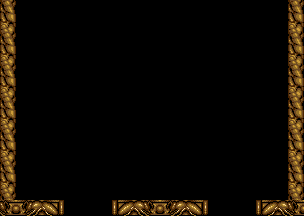

This is a level from a 2D game, rendered from its Tiled map with the project's own tilesets. A one-line summary and the complete map file follow:
An orthogonal 38x27 tile map with 8x8 px tiles, 1 tile layer (Tile Layer 1).

<map version="1.5" tiledversion="1.7.1" orientation="orthogonal" renderorder="right-down" width="38" height="27" tilewidth="8" tileheight="8" infinite="0" nextlayerid="2" nextobjectid="1">
 <tileset firstgid="1" name="A01" tilewidth="8" tileheight="8" tilecount="832" columns="32">
  <image source="../grapx/A01.bmp" width="256" height="212" />
 </tileset>
 <layer id="1" name="Tile Layer 1" width="38" height="27">
  <data encoding="csv">
249,250,261,261,261,261,261,261,261,261,261,261,261,261,261,261,261,261,261,261,261,261,261,261,261,261,261,261,261,261,261,261,261,261,261,261,249,250,
219,220,261,261,261,261,261,261,261,261,261,261,261,261,261,261,261,261,261,261,261,261,261,261,261,261,261,261,261,261,261,261,261,261,261,261,219,220,
251,252,261,261,261,261,261,261,261,261,261,261,261,261,261,261,261,261,261,261,261,261,261,261,261,261,261,261,261,261,261,261,261,261,261,261,251,252,
217,218,261,261,261,261,261,261,261,261,261,261,261,261,261,261,261,261,261,261,261,261,261,261,261,261,261,261,261,261,261,261,261,261,261,261,217,218,
249,250,261,261,261,261,261,261,261,261,261,261,261,261,261,261,261,261,261,261,261,261,261,261,261,261,261,261,261,261,261,261,261,261,261,261,249,250,
219,220,261,261,261,261,261,261,261,261,261,261,261,261,261,261,261,261,261,261,261,261,261,261,261,261,261,261,261,261,261,261,261,261,261,261,219,220,
251,252,261,261,261,261,261,261,261,261,261,261,261,261,261,261,261,261,261,261,261,261,261,261,261,261,261,261,261,261,261,261,261,261,261,261,251,252,
217,218,261,261,261,261,261,261,261,261,261,261,261,261,261,261,261,261,261,261,261,261,261,261,261,261,261,261,261,261,261,261,261,261,261,261,217,218,
249,250,261,261,261,261,261,261,261,261,261,261,261,261,261,261,261,261,261,261,261,261,261,261,261,261,261,261,261,261,261,261,261,261,261,261,249,250,
219,220,261,261,261,261,261,261,261,261,261,261,261,261,261,261,261,261,261,261,261,261,261,261,261,261,261,261,261,261,261,261,261,261,261,261,219,220,
251,252,261,261,261,261,261,261,261,261,261,261,261,261,261,261,261,261,261,261,261,261,261,261,261,261,261,261,261,261,261,261,261,261,261,261,251,252,
217,218,261,261,261,261,261,261,261,261,261,261,261,261,261,261,261,261,261,261,261,261,261,261,261,261,261,261,261,261,261,261,261,261,261,261,217,218,
249,250,261,261,261,261,261,261,261,261,261,261,261,261,261,261,261,261,261,261,261,261,261,261,261,261,261,261,261,261,261,261,261,261,261,261,249,250,
219,220,261,261,261,261,261,261,261,261,261,261,261,261,261,261,261,261,261,261,261,261,261,261,261,261,261,261,261,261,261,261,261,261,261,261,219,220,
251,252,261,261,261,261,261,261,261,261,261,261,261,261,261,261,261,261,261,261,261,261,261,261,261,261,261,261,261,261,261,261,261,261,261,261,251,252,
217,218,261,261,261,261,261,261,261,261,261,261,261,261,261,261,261,261,261,261,261,261,261,261,261,261,261,261,261,261,261,261,261,261,261,261,217,218,
249,250,261,261,261,261,261,261,261,261,261,261,261,261,261,261,261,261,261,261,261,261,261,261,261,261,261,261,261,261,261,261,261,261,261,261,249,250,
219,220,261,261,261,261,261,261,261,261,261,261,261,261,261,261,261,261,261,261,261,261,261,261,261,261,261,261,261,261,261,261,261,261,261,261,219,220,
251,252,261,261,261,261,261,261,261,261,261,261,261,261,261,261,261,261,261,261,261,261,261,261,261,261,261,261,261,261,261,261,261,261,261,261,251,252,
217,218,261,261,261,261,261,261,261,261,261,261,261,261,261,261,261,261,261,261,261,261,261,261,261,261,261,261,261,261,261,261,261,261,261,261,217,218,
249,250,261,261,261,261,261,261,261,261,261,261,261,261,261,261,261,261,261,261,261,261,261,261,261,261,261,261,261,261,261,261,261,261,261,261,249,250,
219,220,261,261,261,261,261,261,261,261,261,261,261,261,261,261,261,261,261,261,261,261,261,261,261,261,261,261,261,261,261,261,261,261,261,261,219,220,
251,252,261,261,261,261,261,261,261,261,261,261,261,261,261,261,261,261,261,261,261,261,261,261,261,261,261,261,261,261,261,261,261,261,261,261,251,252,
217,218,261,261,261,261,261,261,261,261,261,261,261,261,261,261,261,261,261,261,261,261,261,261,261,261,261,261,261,261,261,261,261,261,261,261,217,218,
249,250,261,261,261,261,261,261,261,261,261,261,261,261,261,261,261,261,261,261,261,261,261,261,261,261,261,261,261,261,261,261,261,261,261,261,249,250,
209,210,211,212,213,214,215,204,261,261,261,261,261,261,203,206,207,208,209,210,211,212,213,214,215,204,261,261,261,261,261,261,203,206,207,208,209,210,
241,242,243,244,245,246,247,236,261,261,261,261,261,261,235,238,239,240,241,242,243,244,245,246,247,236,261,261,261,261,261,261,235,238,239,240,241,242
</data>
 </layer>
</map>
